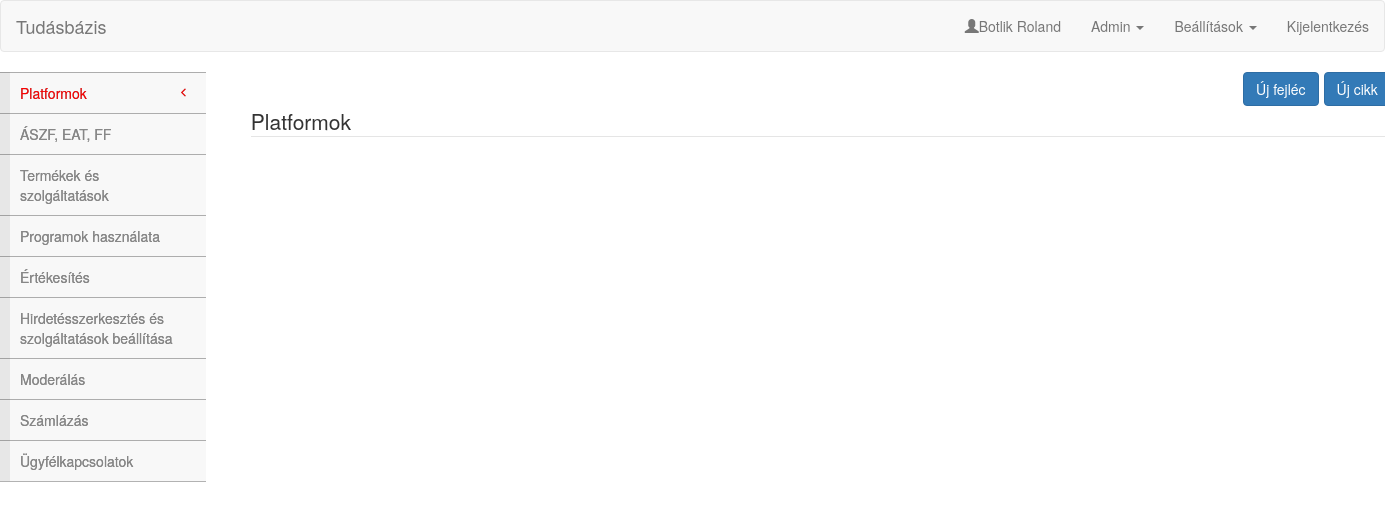
The page /page.php?pageid=1 (signed in) on the database its author committed.
### tables this page shows
CREATE TABLE `menu` (
  `id` int(11) NOT NULL,
  `title` varchar(64) NOT NULL,
  `parentId` int(11) NOT NULL
);

### src/db.php (called while the page is built, shortened)
<?php
class DB{
var $connection;
	function __construct() {
		$connection = @mysql_connect('localhost','root','root');
		$table = mysql_select_db('tudasbazis',$connection);
		$this->connection = $connection;
	}
	function query($queryString) {
		$resultId = mysql_query($queryString, $this->connection);
		$rows=Array();
		while($record = mysql_fetch_assoc($resultId)){
			$rows[] = $record;
		}
		return $rows;
	}
	function close(){
		$close = mysql_close($this->connection);
	}
}
?>

### src/Utilities.php (called while the page is built, shortened)
<?php
class Utilities
{
	public static function GetNameById()
    {
        $db = new DB();
        $id = $_SESSION['userid'];
        $result = $db->query("SELECT lastname, firstname FROM login WHERE id = '$id';");
        if(count($result))
		{
			$nev = $result[0]['lastname'];
			$nev .= " " . $result[0]['firstname'];
			return $nev;
		}
		else
		{
			return "";
		}
    }
	public static function HasPermission($userid, $permission)
	{
		$db = new DB();
		if($db->query("SELECT * FROM permission WHERE userid = '$userid' AND permission = '$permission'"))
		{
			return true;
		}
		else
		{
			$db->close();
			return false;
		}
	}
}
?>

### src/page.php (the view, shortened to what this page needs)
<html>
	<head>
		<link rel="stylesheet" type="text/css" href="css/bootstrap.min.css" />
		<link rel="stylesheet" href="https://cdnjs.cloudflare.com/ajax/libs/twitter-bootstrap/3.3.6/css/bootstrap.min.css" />
		<link rel="stylesheet" href="https://cdnjs.cloudflare.com/ajax/libs/font-awesome/4.6.2/css/font-awesome.min.css" />
		<link rel="stylesheet" href="metisMenu.min.css" />
		<link rel="stylesheet" href="demo.css" />
		<link rel="stylesheet" href="https://cdnjs.cloudflare.com/ajax/libs/prism/1.4.1/themes/prism.min.css" />
	</head>
	<body>
<?php
	include_once('menu.php');
	include_once('sideMenu.php');
?>
<div class="row">
	<div class="col-md-2">
		<?php sideMenu::show(); ?>
	</div>
	<div class="col-md-10">
	<div class="container">
		<div class="text-right btn-toolbar">
       		<a href=<?php echo 'newarticle.php?location='.$_GET['pageid']; ?> class="btn btn-primary pull-right"> Új cikk </a>
			<a href=<?php echo 'newtitle.php?location='.$_GET['pageid']; ?> class="btn btn-primary pull-right"> Új fejléc </a>
		</div>
<?php
	$db = new DB();
	$title = $db->query("SELECT title FROM menu WHERE id = " . $_GET['pageid']);
	echo '<legend>'
	.$title[0]['title']
	.'</legend>';
?>
</div>
</div>
	</body>
</html>

### src/menu.php (shortened to what this page needs)
<?php
$nev = Utilities::GetNameById();
?>
<nav role="navigation" class="navbar navbar-default">
	<div class="navbar-header">
        <a href="index.php" class="navbar-brand">Tudásbázis</a>
    </div>
    <div id="navbarCollapse" class="collapse navbar-collapse">
        <ul class="nav navbar-nav navbar-right">
			<li><p class="navbar-text"><span class="glyphicon glyphicon-user"></span><?php echo $nev ?></li>
			<?php if(Utilities::HasPermission($_SESSION['userid'],'admin')) { ?>
				<li class="dropdown">
					<a data-toggle="dropdown" class="dropdown-toggle">Admin <b class="caret"></b></a>
				</li>
			<?php } ?>
			<li class="dropdown">
                <a data-toggle="dropdown" class="dropdown-toggle">Beállítások <b class="caret"></b></a>
            </li>
            <li><a href="index.php?logout=1">Kijelentkezés</a></li>
        </ul>
	</div>
</nav>

### src/sideMenu.php (shortened to what this page needs)
<?php
class sideMenu {
	public static function show() {
	echo '<div class="clearfix">'.
    	 	'<aside class="sidebar">'.
      	 		'<nav class="sidebar-nav">'.
         			'<ul class="metismenu" id="menu">';
		$db = new DB();
		$result = $db->query("SELECT id,title FROM menu WHERE parentId = 0");
		foreach($result as $element) {
			echo '<li';
			if (isset($_GET['pageid'])){
				$db = new DB();
				$parentCheck = $db->query("SELECT parentId FROM menu WHERE id = " . $_GET['pageid']);
				if ($parentCheck[0]['parentId'] == $element['id']){
					echo ' class="active"';
				}
			}
			echo '>'
			.'<a';
			if (isset($_GET['pageid'])){
				if ($_GET['pageid'] == $element['id']){
					echo ' style="color:red;"';
				}
			}
			echo ' href="page.php?pageid=' . $element['id'] . '">'. $element['title'];
			$db = new DB();
			if($subResult = $db->query("SELECT title, id FROM menu WHERE parentId = ".$element['id'])) {
				echo '<span class="fa arrow"></span></a>';
			}
			else{
				echo '</a>';
			}
			echo '</li>';
		}
		echo 		'</ul>'.
      			'</nav>'.
    		'</aside>'.
		'</div>';
	}
}
?>

### src/demo.css (style rules this page uses)
.sidebar { display: block; float: left; width: 100%; background: #ffffff; }
.sidebar-nav { border-bottom: 1px solid rgba(0, 0, 0, 0.3); background-image: -webkit-linear-gradient(left, color-stop(#f8f8f8 10px), color-stop(#e7e7e7 10px)); background-image: linear-gradient(to right, #e7e7e7 10px, #f8f8f8 10px); background-repeat: repeat-x; filter: progid: DXImageTransform.Microsoft.gradient(startColorstr='#ffe7e7e7', endColorstr='#fff8f8f8', GradientType=1); }
.sidebar-nav ul { padding: 0; margin: 0; list-style: none; }
.sidebar-nav a, .sidebar-nav a:hover, .sidebar-nav a:focus, .sidebar-nav a:active { outline: none; }
.sidebar-nav ul li, .sidebar-nav ul a { display: block; }
.sidebar-nav ul a { padding: 10px 20px; color: #878787; border-top: 1px solid rgba(0, 0, 0, 0.3); box-shadow: 0px 1px 0px rgba(255, 255, 255, 0.05) inset; text-shadow: 0px 0px 0px rgba(0, 0, 0, 0.5); }

### rows shown on the page
menu: title "Platformok"
menu: title "ÁSZF, EAT, FF"
menu: title "Termékek és szolgáltatások"
menu: title "Programok használata"
menu: title "Értékesítés"
menu: title "Hirdetésszerkesztés és szolgáltatások beállítása"
menu: title "Moderálás"
menu: title "Számlázás"
menu: title "Ügyfélkapcsolatok"

### other values the page prints
$nev "Botlik Roland"
